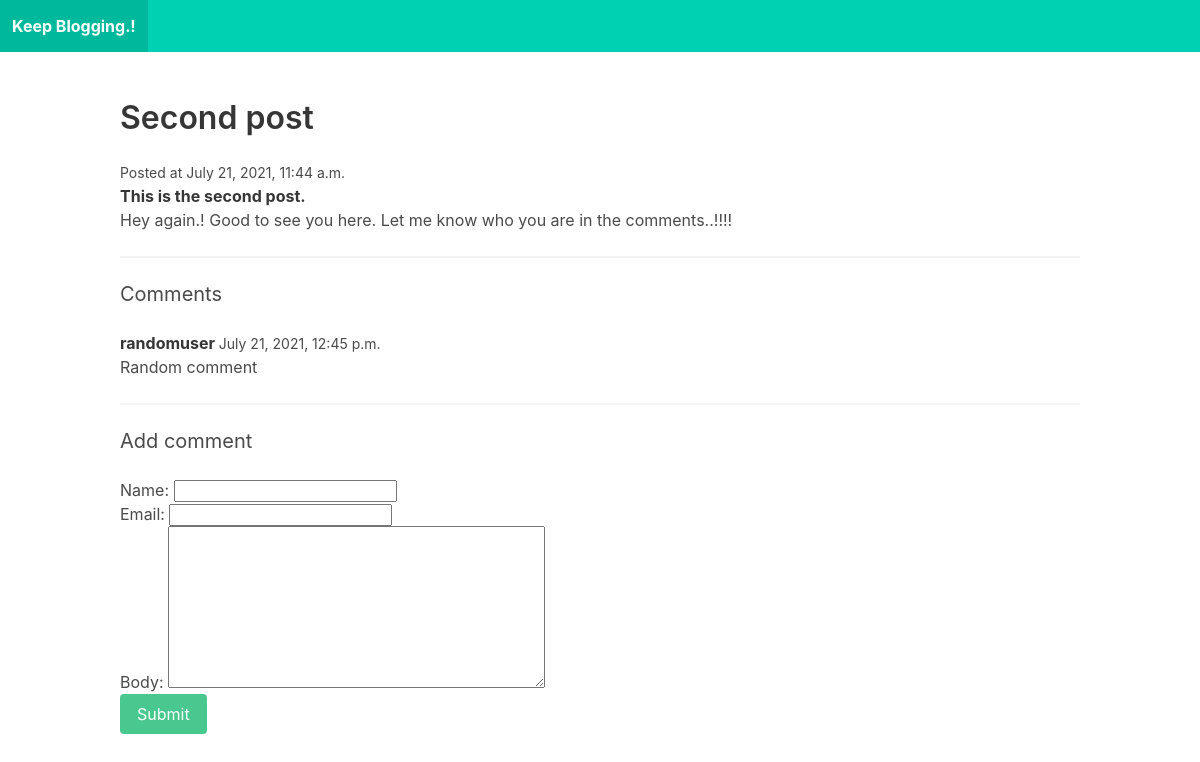
The page /post-2/ on the database its author committed.
### blog/models.py (models this page shows)
class Post(models.Model):
    title = models.CharField(max_length=20)
    slug = models.SlugField()
    intro = models.TextField()
    body = models.TextField()
    date_created = models.DateTimeField(auto_now_add=True)
    class Meta:
        ordering = ['-date_created']

class Comment(models.Model):
    post = models.ForeignKey(
        Post, related_name='comments', on_delete=models.CASCADE)
    name = models.CharField(max_length=20)
    email = models.EmailField()
    body = models.TextField()
    date_created = models.DateTimeField(auto_now_add=True)
    class Meta:
        ordering = ['date_created']

### blog/views.py (the view)
# urls.py: path('<slug:slug>/', post_detail, name='post_detail'),
def post_detail(request, slug):
    post = Post.objects.get(slug=slug)
    if request.method == 'POST':
        form = CommentForm(request.POST)
        if form.is_valid():
            comment = form.save(commit=False)
            comment.post = post
            comment.save()
            return redirect('post_detail', slug=post.slug)
    else:
        form = CommentForm()
    return render(request, 'blog/post_detail.html', {'post': post, 'form': form})

### blog/forms.py
class CommentForm(forms.ModelForm):
    class Meta:
        model = Comment
        fields = ['name', 'email', 'body']

### blog/templates/blog/post_detail.html (shortened to what this page needs)
{% extends 'blog/index.html' %}
{% block content %}
    <h1 class="title">
        {{ post.title }}
    </h1>
    <small>
        Posted at {{ post.date_created }}
    </small>
    <p>
        <strong>
            {{ post.intro }}
        </strong>
    </p>
    <p>
        {{ post.body }}
    </p>
    <hr>
    <h2 class="subtitle">Comments</h2>
    {% for comment in post.comments.all %}
        <article class="media">
            <div class="media-content">
                <div class="content">
                    <p>
                        <strong>
                            {{ comment.name }}
                        </strong>
                        <small>
                            {{ comment.date_created }}
                        </small>
                        <br>
                        {{ comment.body }}
                    </p>
                </div>
            </div>
        </article>
        {% empty %}
            <div class="notification">
                <p>No comments yet!</p>
            </div>
        {% endfor %}
    <hr>
    <h2 class="subtitle">Add comment</h2>
    <form method="post" action=".">
        {{ form.as_p }}
        <div class="field">
            <div class="control">
                <button class="button is-success">Submit</button>
            </div>
        </div>
    </form>
{% endblock %}

### rows shown on the page
Post: title "Second post", date_created "July 21, 2021, 11:44 a.m.", intro "This is the second post.", body "Hey again.! Good to see you here. Let me know who you are in the comments..!!!!"
Comment: name "randomuser", date_created "July 21, 2021, 12:45 p.m.", body "Random comment"
